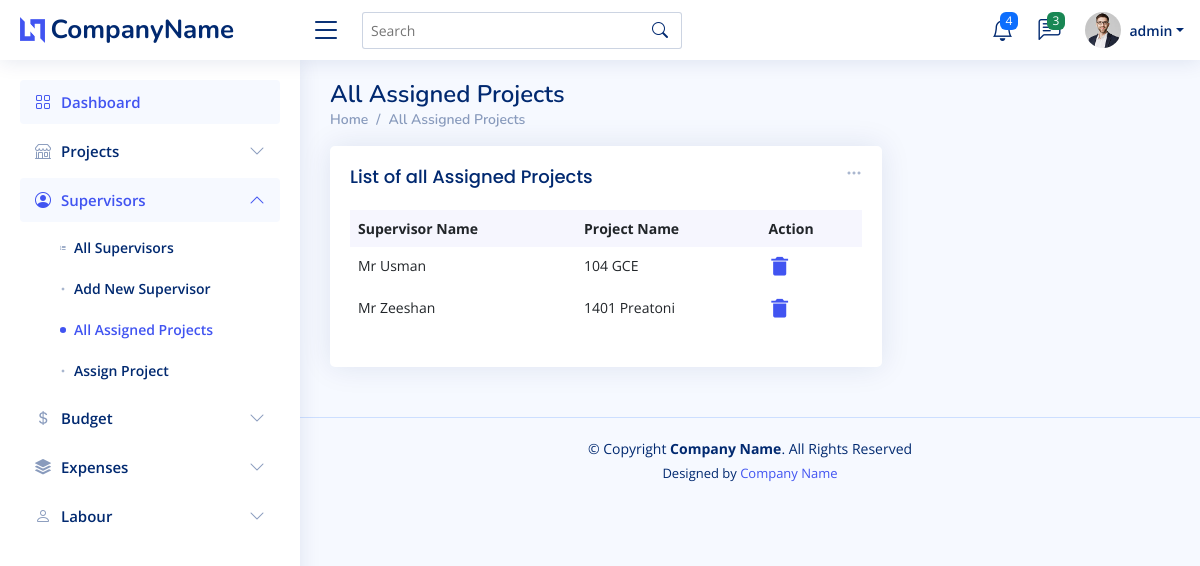
/proj-sup/proj-super-list.php (signed in), run on the app's committed database.
### tables this page shows
CREATE TABLE `project` (
  `id` int(11) NOT NULL,
  `name` varchar(255) NOT NULL
);

CREATE TABLE `supervisor` (
  `id` int(11) NOT NULL,
  `name` varchar(255) NOT NULL,
  `email` varchar(255) NOT NULL,
  `password` varchar(255) NOT NULL
);

### proj-sup/proj-super-list.php (the view, shortened to what this page needs)
<!DOCTYPE html>
<html lang="en">
<head>
    <?php include '../inc/head.php' ?>
</head>
<body>
    <?php include '../inc/header.php' ?>
    <?php include '../inc/sidebar.php' ?>
    <main id="main" class="main">
        <div class="pagetitle">
            <h1>All Assigned Projects</h1>
            <nav>
                <ol class="breadcrumb">
                    <li class="breadcrumb-item"><a href="index.php">Home</a></li>
                    <li class="breadcrumb-item">All Assigned Projects</li>
                </ol>
            </nav>
        </div>
        <section class="section dashboard">
            <div class="row">
                <div class="col-lg-8">
                    <div class="row">
                        <div class="col-12">
                            <div class="card recent-sales overflow-auto">
                                <div class="filter">
                                    <a class="icon" href="#" data-bs-toggle="dropdown" style="float:right;"><i class="bi bi-three-dots"></i></a>
                                </div>
                                <div class="card-body">
                                    <h5 class="card-title">List of all Assigned Projects</h5>
                                    <table class="table table-borderless datatable">
                                        <thead>
                                            <tr>
                                                <th scope="col">Supervisor Name</th>
                                                <th scope="col">Project Name</th>
                                                <th scope="col" data-sortable="false">Action</th>
                                            </tr>
                                        </thead>
                                        <tbody>
                                            <?php
                                            $run = mysqli_query($conn, "SELECT t2.name as proj_name, t3.name as sup_name FROM project_supervisor as t1 INNER JOIN project as t2 on t1.project_id=t2.id INNER JOIN supervisor as t3 on t1.supervisor_id=t3.id");
                                            if (mysqli_num_rows($run)) {
                                                while ($fetch = mysqli_fetch_assoc($run)) { ?>
                                                    <tr>
                                                        <td class="sup_n"><?= $fetch['sup_name'] ?></td>
                                                        <td class="proj_n"><?= $fetch['proj_name'] ?></td>
                                                        <td><a class="delete_btn"><i class="bx bxs-trash-alt" style="font-size: 160%;"></i></a></td>
                                                    </tr>
                                            <?php
                                                }
                                            }
                                            ?>
                                    </table>
                                </div>
                            </div>
                        </div>
                    </div>
                </div>
            </div>
        </section>
    </main>
    <?php include '../inc/footer.php' ?>
</body>
</html>

### assets/css/style.css (style rules this page uses)
:root { scroll-behavior: smooth; }
body { font-family: "Open Sans", sans-serif; background: #f6f9ff; color: #444444; }
a { color: #4154f1; text-decoration: none; }
h1, h2, h3, h4, h5, h6 { font-family: "Nunito", sans-serif; }
#main { margin-top: 60px; padding: 20px 30px; transition: all 0.3s; }
.pagetitle { margin-bottom: 10px; }
.pagetitle h1 { font-size: 24px; margin-bottom: 0; font-weight: 600; color: #012970; }
.card { margin-bottom: 30px; border: none; border-radius: 5px; box-shadow: 0px 0 30px rgba(1, 41, 112, 0.1); }
.card-title { padding: 20px 0 15px 0; font-size: 18px; font-weight: 500; color: #012970; font-family: "Poppins", sans-serif; }
.card-body { padding: 0 20px 20px 20px; }
.breadcrumb { font-size: 14px; font-family: "Nunito", sans-serif; color: #899bbd; font-weight: 600; }
.breadcrumb a { color: #899bbd; transition: 0.3s; }
.breadcrumb .breadcrumb-item::before { color: #899bbd; }
@media (min-width: 1200px) { #main, #footer { margin-left: 300px; } }
.dashboard .filter { position: absolute; right: 0px; top: 15px; }
.dashboard .filter .icon { color: #aab7cf; padding-right: 20px; padding-bottom: 5px; transition: 0.3s; font-size: 16px; }
.dashboard .recent-sales { font-size: 14px; }
.dashboard .recent-sales .table thead { background: #f6f6fe; }
.dashboard .recent-sales .table thead th { border: 0; }

### data on the page
project: supervisor.name "Mr Usman", name "104 GCE"
project: supervisor.name "Mr Zeeshan", name "1401 Preatoni"

### other printed values
$_SESSION["name"] "admin"
